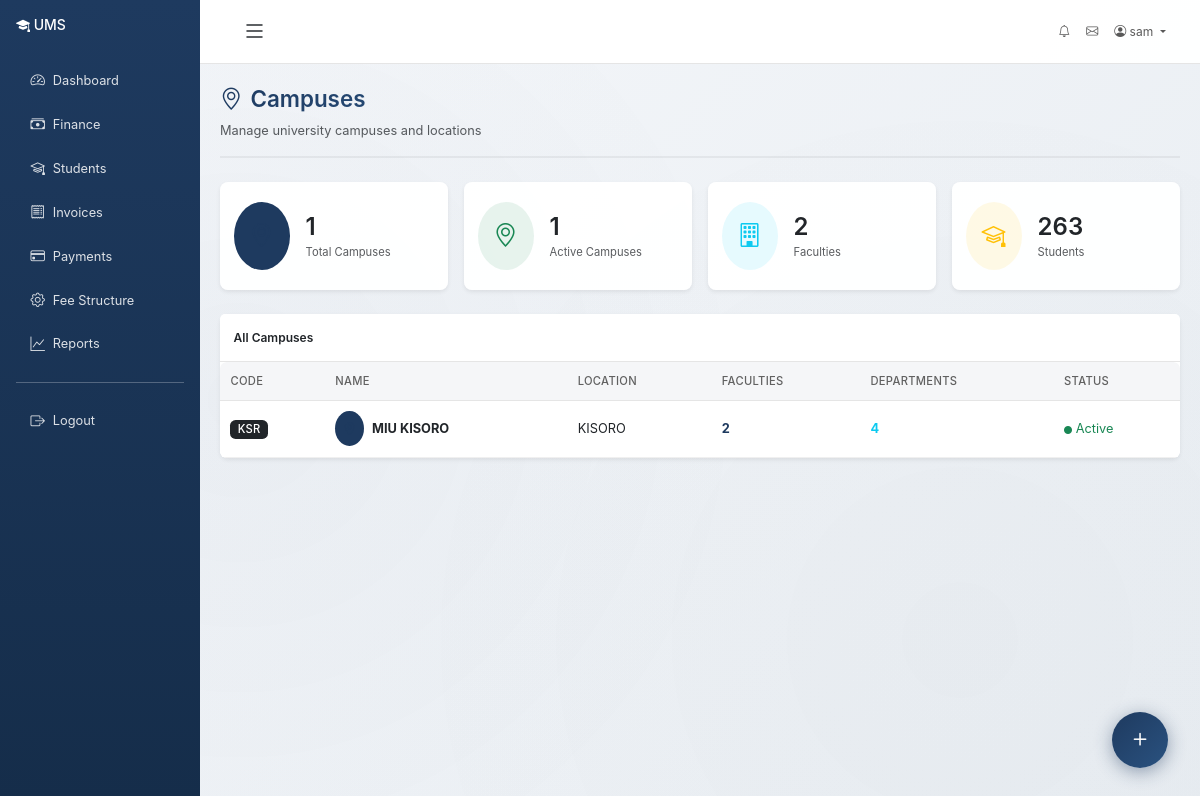
The page /academics/campuses/ (signed in) on the database its author committed.
### accounts/models.py (models this page shows, shortened)
class User(AbstractUser):
    class Role(models.TextChoices):
        ADMIN = 'admin', 'Administrator'
        REGISTRAR = 'registrar', 'Registrar'
        LECTURER = 'lecturer', 'Lecturer'
        STUDENT = 'student', 'Student'
        FINANCE = 'finance', 'Finance Staff'
        LIBRARIAN = 'librarian', 'Librarian'
        HOSTEL_MANAGER = 'hostel_manager', 'Hostel Manager'
        FACULTY_DEAN = 'faculty_dean', 'Faculty Dean'
        DEPARTMENT_HEAD = 'department_head', 'Department Head'
        PROGRAMME_COORDINATOR = 'programme_coordinator', 'Programme Coordinator'
    role = models.CharField(max_length=25, choices=Role.choices, default=Role.STUDENT)
    phone_number = models.CharField(max_length=20, blank=True)
    date_of_birth = models.DateField(null=True, blank=True)
    gender = models.CharField(
        max_length=10,
        choices=[('M', 'Male'), ('F', 'Female'), ('O', 'Other')],
        blank=True
    )
    address = models.TextField(blank=True)
    profile_picture = models.ImageField(upload_to='profiles/', null=True, blank=True)
    is_active_member = models.BooleanField(default=True)
    created_at = models.DateTimeField(auto_now_add=True)
    updated_at = models.DateTimeField(auto_now=True)
    class Meta:
        ordering = ['-date_joined']
    @property
    def is_admin(self):
        return self.role == self.Role.ADMIN or self.is_superuser
    @property
    def is_registrar(self):
        return self.role == self.Role.REGISTRAR
    @property
    def is_lecturer(self):
        return self.role == self.Role.LECTURER
    @property
    def is_student(self):
        return self.role == self.Role.STUDENT
    @property
    def is_finance_staff(self):
        return self.role == self.Role.FINANCE
    @property
    def is_faculty_dean(self):
        return self.role == self.Role.FACULTY_DEAN
    @property
    def is_department_head(self):
        return self.role == self.Role.DEPARTMENT_HEAD
    @property
    def is_programme_coordinator(self):
        return self.role == self.Role.PROGRAMME_COORDINATOR

### academics/models.py (models this page shows, shortened)
class Campus(models.Model):
    name = models.CharField(max_length=200)
    code = models.CharField(max_length=10, unique=True)
    location = models.CharField(max_length=200)
    address = models.TextField(blank=True)
    phone = models.CharField(max_length=20, blank=True)
    email = models.EmailField(blank=True, null=True)
    is_active = models.BooleanField(default=True)
    created_at = models.DateTimeField(auto_now_add=True)
    class Meta:
        ordering = ['name']

### academics/views.py (the view)
# urls.py: path('campuses/', views.campus_list, name='campus_list'),
@login_required
def campus_list(request):
    campuses = Campus.objects.all().prefetch_related('faculties', 'faculties__departments')
    for campus in campuses:
        campus.faculty_count = Faculty.objects.filter(campus=campus).count()
        campus.department_count = Department.objects.filter(faculty__campus=campus).count()
        campus.student_count = students_models.Student.objects.filter(programme__department__faculty__campus=campus).count()
    context = {
        'campuses': campuses,
        'total_campuses': campuses.count(),
        'active_campuses': campuses.filter(is_active=True).count(),
    }
    return render(request, 'academics/campus_list.html', context)

### accounts/context_processors.py (called while the page is built, shortened)
def admin_dashboard_stats(request):
    context = {}
    return context

def user_context(request):
    context = {}
    if request.user.is_authenticated:
        user = request.user
        context['user_role'] = user.role
        context['user_role_display'] = user.get_role_display()
        context['is_admin_user'] = user.is_admin
        context['is_staff_user'] = user.role in ['admin', 'registrar', 'lecturer', 'finance', 'librarian', 'hostel_manager']
        nav_items = _get_nav_items(user)
        context['nav_items'] = nav_items
    return context

### templates/academics/campus_list.html (shortened to what this page needs)
{% extends "base.html" %}
{% load static %}
{% block content %}
<div class="page-header d-flex justify-content-between align-items-center mb-4">
    <div>
        <h1 class="page-title"><i class="bi bi-geo-alt me-2"></i>Campuses</h1>
        <p class="text-muted mb-0">Manage university campuses and locations</p>
    </div>
</div>
<div class="row g-3 mb-4">
    <div class="col-md-3 col-sm-6">
        <div class="card border-0 shadow-sm h-100">
            <div class="card-body d-flex align-items-center">
                <div class="bg-primary bg-opacity-10 rounded-circle p-3 me-3">
                    <i class="bi bi-geo-alt text-primary fs-4"></i>
                </div>
                <div>
                    <h4 class="mb-0">{{ total_campuses }}</h4>
                    <small class="text-muted">Total Campuses</small>
                </div>
            </div>
        </div>
    </div>
    <div class="col-md-3 col-sm-6">
        <div class="card border-0 shadow-sm h-100">
            <div class="card-body d-flex align-items-center">
                <div class="bg-success bg-opacity-10 rounded-circle p-3 me-3">
                    <i class="bi bi-geo-alt text-success fs-4"></i>
                </div>
                <div>
                    <h4 class="mb-0">{{ active_campuses }}</h4>
                    <small class="text-muted">Active Campuses</small>
                </div>
            </div>
        </div>
    </div>
    <div class="col-md-3 col-sm-6">
        <div class="card border-0 shadow-sm h-100">
            <div class="card-body d-flex align-items-center">
                <div class="bg-info bg-opacity-10 rounded-circle p-3 me-3">
                    <i class="bi bi-building text-info fs-4"></i>
                </div>
                <div>
                    <h4 class="mb-0">
                        {% for campus in campuses %}{% if forloop.first %}{{ campus.faculty_count }}{% endif %}{% endfor %}
                    </h4>
                    <small class="text-muted">Faculties</small>
                </div>
            </div>
        </div>
    </div>
    <div class="col-md-3 col-sm-6">
        <div class="card border-0 shadow-sm h-100">
            <div class="card-body d-flex align-items-center">
                <div class="bg-warning bg-opacity-10 rounded-circle p-3 me-3">
                    <i class="bi bi-mortarboard text-warning fs-4"></i>
                </div>
                <div>
                    <h4 class="mb-0">
                        {% for campus in campuses %}{% if forloop.first %}{{ campus.student_count }}{% endif %}{% endfor %}
                    </h4>
                    <small class="text-muted">Students</small>
                </div>
            </div>
        </div>
    </div>
</div>
<div class="card border-0 shadow-sm">
    <div class="card-header bg-white py-3 d-flex justify-content-between align-items-center">
        <h6 class="mb-0">All Campuses</h6>
    </div>
    <div class="table-responsive">
        <table class="table table-hover align-middle mb-0">
            <thead class="table-light">
                <tr>
                    <th>Code</th>
                    <th>Name</th>
                    <th>Location</th>
                    <th>Faculties</th>
                    <th>Departments</th>
                    <th>Status</th>
                </tr>
            </thead>
            <tbody>
                {% for campus in campuses %}
                <tr>
                    <td><span class="badge bg-dark">{{ campus.code }}</span></td>
                    <td>
                        <div class="d-flex align-items-center">
                            <div class="bg-primary bg-opacity-10 rounded-circle p-2 me-2">
                                <i class="bi bi-geo-alt text-primary"></i>
                            </div>
                            <strong>{{ campus.name }}</strong>
                        </div>
                    </td>
                    <td>{{ campus.location|default:"N/A" }}</td>
                    <td>
                        <span class="text-primary fw-bold">{{ campus.faculty_count }}</span>
                    </td>
                    <td>
                        <span class="text-info fw-bold">{{ campus.department_count }}</span>
                    </td>
                    <td>
                        {% if campus.is_active %}
                        <span class="text-success"><i class="bi bi-circle-fill" style="font-size: 8px;"></i> Active</span>
                        {% else %}
                        <span class="text-secondary"><i class="bi bi-circle-fill" style="font-size: 8px;"></i> Inactive</span>
                        {% endif %}
                    </td>
                </tr>
                {% endfor %}
            </tbody>
        </table>
    </div>
</div>
{% endblock %}

### templates/base.html (shortened to what this page needs)
{% load static %}
<!DOCTYPE html>
<html lang="en">
<head>
    <link href="https://cdn.jsdelivr.net/npm/bootstrap@5.3.0/dist/css/bootstrap.min.css" rel="stylesheet">
    <link rel="stylesheet" href="https://cdn.jsdelivr.net/npm/bootstrap-icons@1.11.0/font/bootstrap-icons.css">
</head>
<body {% if user.is_authenticated %}data-user-authenticated="true"{% endif %}>
    {% if user.is_authenticated %}
    <div class="container-fluid">
        <div class="row">
            <div class="col-md-3 col-lg-2 px-0 sidebar d-none d-md-block" id="sidebar">
                <div class="p-3">
                    <h4 class="text-white mb-4">
                        <i class="bi bi-mortarboard-fill"></i> <span class="sidebar-text">UMS</span>
                    </h4>
                    <nav class="nav flex-column">
                        {% for item in nav_items %}
                            {% if item.path %}
                                <a class="nav-link" href="{{ item.path }}" title="{{ item.label }}">
                                    <i class="bi {{ item.icon }}"></i> <span class="sidebar-text">{{ item.label }}</span>
                                </a>
                            {% elif item.url %}
                                <a class="nav-link" href="{% url item.url %}" title="{{ item.label }}">
                                    <i class="bi {{ item.icon }}"></i> <span class="sidebar-text">{{ item.label }}</span>
                                </a>
                            {% endif %}
                        {% endfor %}
                        <hr class="text-white">
                        <a class="nav-link" href="{% url 'accounts:logout' %}" title="Logout">
                            <i class="bi bi-box-arrow-right"></i> <span class="sidebar-text">Logout</span>
                        </a>
                    </nav>
                </div>
            </div>
            <div class="col-md-9 col-lg-10 ms-auto main-content-area" id="mainContent">
                <nav class="navbar navbar-expand-lg navbar-light bg-white border-bottom">
                    <div class="container-fluid">
                        <button class="btn btn-link text-dark sidebar-toggle d-none d-md-block" id="sidebarToggle" type="button" title="Collapse Sidebar (Ctrl+B)">
                            <i class="bi bi-list"></i>
                        </button>
                        <div class="collapse navbar-collapse" id="navbarNav">
                            <ul class="navbar-nav ms-auto">
                                <li class="nav-item">
                                    <a class="nav-link" href="{% url 'communications:notifications' %}" title="Notifications">
                                        <i class="bi bi-bell"></i>
                                    </a>
                                </li>
                                <li class="nav-item">
                                    <a class="nav-link" href="{% url 'communications:inbox' %}" title="Messages">
                                        <i class="bi bi-envelope"></i>
                                    </a>
                                </li>
                                <li class="nav-item dropdown">
                                    <a class="nav-link dropdown-toggle" href="#" id="userDropdown" role="button" data-bs-toggle="dropdown">
                                        <i class="bi bi-person-circle"></i> {{ user.get_full_name|default:user.username }}
                                    </a>
                                </li>
                            </ul>
                        </div>
                    </div>
                </nav>
                <div class="content-wrapper">
                    {% block content %}{% endblock %}
                </div>
            </div>
        </div>
    </div>
    {% else %}
    <div class="container-fluid">
        {% block login_content %}{% endblock %}
    </div>
    {% endif %}
    {% if user.is_authenticated %}
    <div class="qc-fab-wrap" id="qcFabWrap">
        <button class="qc-fab-main" id="qcFabMain" title="Quick Add">
            <i class="bi bi-plus qc-icon"></i>
        </button>
        <div class="qc-actions" id="qcActions">
        </div>
    </div>
    {% endif %}
</body>
</html>

### rows shown on the page
User: get_full_name "sam"
Campus: faculty_count "2", student_count "263", code "KSR", name "MIU KISORO", location "KISORO", department_count "4", is_active True (drawn)

### other values the page prints
{{ item.label }} "Dashboard" "Finance" "Students" "Invoices" "Payments" "Fee Structure" "Reports"
{{ total_campuses }} "1"
{{ active_campuses }} "1"
